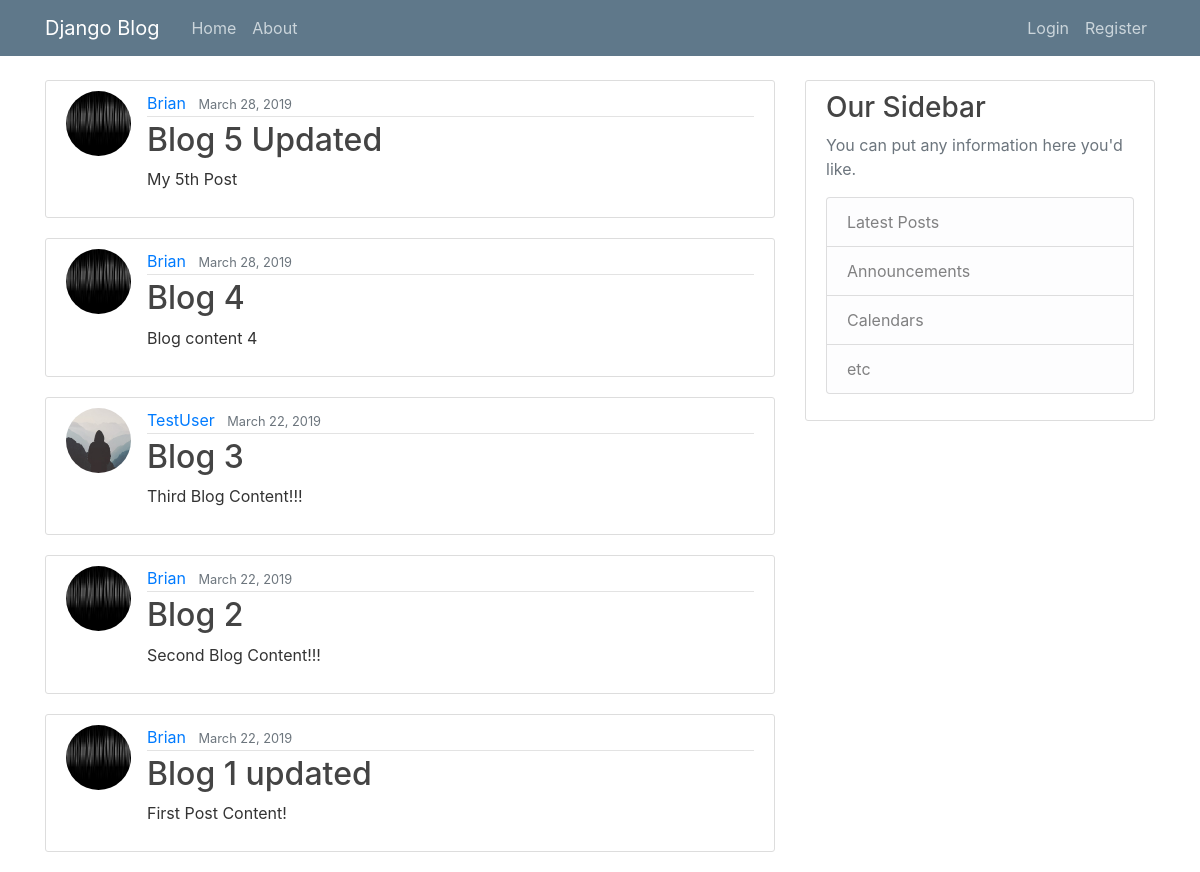
/, run on an earlier commit of the app's database.
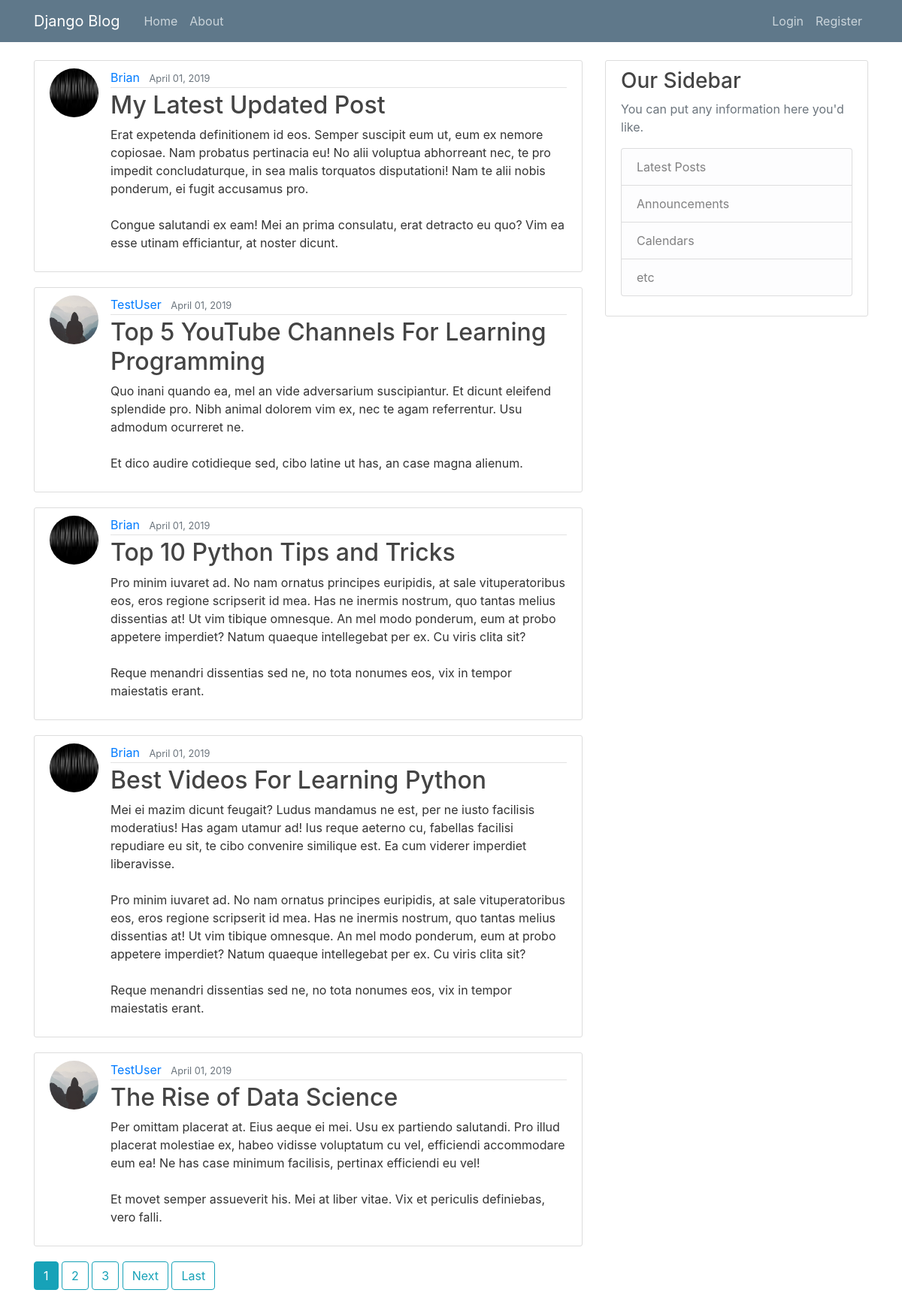
And on a later commit of the database.
### Web/models.py (models this page shows, shortened)
class Post(models.Model):
    title = models.CharField(max_length=100)
    content = models.TextField()
    date_posted = models.DateTimeField(default=timezone.now)
    author = models.ForeignKey(User, on_delete=models.CASCADE)

### users/models.py (models this page shows, shortened)
class profile(models.Model):
    user = models.OneToOneField(User, on_delete=models.CASCADE)
    image = models.ImageField(default='default.jpg', upload_to='profile_pics')
    bio = models.TextField()

### Web/views.py (the view)
# urls.py: path('', PostListView.as_view(), name='Web-home'),  # Home path
class PostListView(ListView):
    model = Post
    template_name = 'Web/home.html'  # <app>/<model>_<viewtype>.html
    context_object_name = 'posts'
    ordering = ['-date_posted']
    paginate_by = 5

### Web/templates/Web/home.html (shortened to what this page needs)
{% extends "Web/base.html" %}
{% block content %}
    {% for post in posts %}
        <article class="media content-section">
          <img class="rounded-circle article-img" src="{{ post.author.profile.image.url }}" alt="">
          <div class="media-body">
            <div class="article-metadata">
              <a class="mr-2" href="{% url 'user-posts' post.author.username %}">{{ post.author }}</a>
              <small class="text-muted">{{ post.date_posted|date:"F d, Y" }}</small>
            </div>
            <h2><a class="article-title" href="{% url 'post-detail' post.id %}">{{ post.title }}</a></h2>
            <p class="article-content">{{ post.content }}</p>
          </div>
        </article>
    {% endfor %}
    {% if is_paginated %}
      {% for num in page_obj.paginator.page_range %}
        {% if page_obj.number == num %}
          <a class="btn btn-info mb-4" href="?page={{ num }}">{{ num }}</a>
        {% elif num > page_obj.number|add:'-3' and num < page_obj.number|add:'3' %}
          <a class="btn btn-outline-info mb-4" href="?page={{ num }}">{{ num }}</a>
        {% endif %}
      {% endfor %}
      {% if page_obj.has_next %}
        <a class="btn btn-outline-info mb-4" href="?page={{ page_obj.next_page_number }}">Next</a>
        <a class="btn btn-outline-info mb-4" href="?page={{ page_obj.paginator.num_pages }}">Last</a>
      {% endif %}
    {% endif %}
{% endblock content %}

What changed in the data, as far as the page shows it:
no longer on this page (row unchanged): Post: author.profile.image (picture), author "Brian", date_posted "March 28, 2019", title "Blog 5 Updated", content "My 5th Post"
no longer on this page (row unchanged): Post: author.profile.image (picture), author "Brian", date_posted "March 28, 2019", title "Blog 4", content "Blog content 4"
no longer on this page (row unchanged): Post: author.profile.image (placeholder picture), author "TestUser", date_posted "March 22, 2019", title "Blog 3", content "Third Blog Content!!!"
no longer on this page (row unchanged): Post: author.profile.image (picture), author "Brian", date_posted "March 22, 2019", title "Blog 2", content "Second Blog Content!!!"
no longer on this page (row unchanged): Post: author.profile.image (picture), author "Brian", date_posted "March 22, 2019", title "Blog 1 updated", content "First Post Content!"
added Post: author.profile.image (picture), author "Brian", date_posted "April 01, 2019", title "My Latest Updated Post", content "Erat expetenda definitionem id eos. Semper suscipit eum ut, eum ex nemore copiosae. Nam probatus pertinacia eu! No alii voluptua abhorreant nec, te pro impedit concludaturque, in sea malis torquatos disputationi! Nam te alii nobis ponderum, ei fugit accusamus pro. Congue salutandi ex eam! Mei an prima consulatu, erat detracto eu quo? Vim ea esse utinam efficiantur, at noster dicunt."
added Post: author.profile.image (placeholder picture), author "TestUser", date_posted "April 01, 2019", title "Top 5 YouTube Channels For Learning Programming", content "Quo inani quando ea, mel an vide adversarium suscipiantur. Et dicunt eleifend splendide pro. Nibh animal dolorem vim ex, nec te agam referrentur. Usu admodum ocurreret ne. Et dico audire cotidieque sed, cibo latine ut has, an case magna alienum."
added Post: author.profile.image (picture), author "Brian", date_posted "April 01, 2019", title "Top 10 Python Tips and Tricks", content "Pro minim iuvaret ad. No nam ornatus principes euripidis, at sale vituperatoribus eos, eros regione scripserit id mea. Has ne inermis nostrum, quo tantas melius dissentias at! Ut vim tibique omnesque. An mel modo ponderum, eum at probo appetere imperdiet? Natum quaeque intellegebat per ex. Cu viris clita sit? Reque menandri dissentias sed ne, no tota nonumes eos, vix in tempor maiestatis erant."
added Post: author.profile.image (picture), author "Brian", date_posted "April 01, 2019", title "Best Videos For Learning Python", content "Mei ei mazim dicunt feugait? Ludus mandamus ne est, per ne iusto facilisis moderatius! Has agam utamur ad! Ius reque aeterno cu, fabellas facilisi repudiare eu sit, te cibo convenire similique est. Ea cum viderer imperdiet liberavisse. Pro minim iuvaret ad. No nam ornatus principes euripidis, at sale vituperatoribus eos, eros regione scripserit id mea. Has ne inermis nostrum, quo tantas melius dissentias at! Ut vim tibique omnesque. An mel modo ponderum, eum at probo appetere imperdiet? Natum quaeque intellegebat per ex. Cu viris clita sit? Reque menandri dissentias sed ne, no tota nonumes eos, vix in tempor maiestatis erant."
added Post: author.profile.image (placeholder picture), author "TestUser", date_posted "April 01, 2019", title "The Rise of Data Science", content "Per omittam placerat at. Eius aeque ei mei. Usu ex partiendo salutandi. Pro illud placerat molestiae ex, habeo vidisse voluptatum cu vel, efficiendi accommodare eum ea! Ne has case minimum facilisis, pertinax efficiendi eu vel! Et movet semper assueverit his. Mei at liber vitae. Vix et periculis definiebas, vero falli."
Also different on the page:
new list line: "1"
new list line: "2"
new list line: "3"
text now shown: "Next Last"
